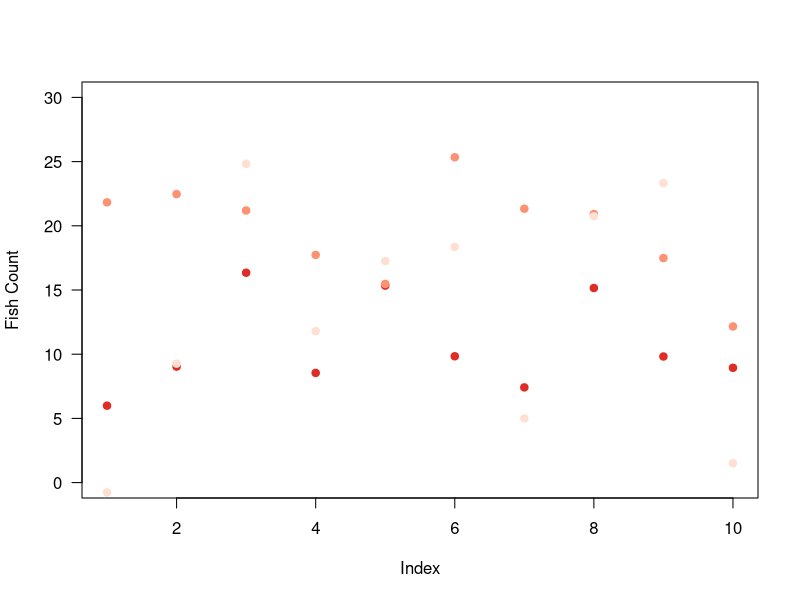
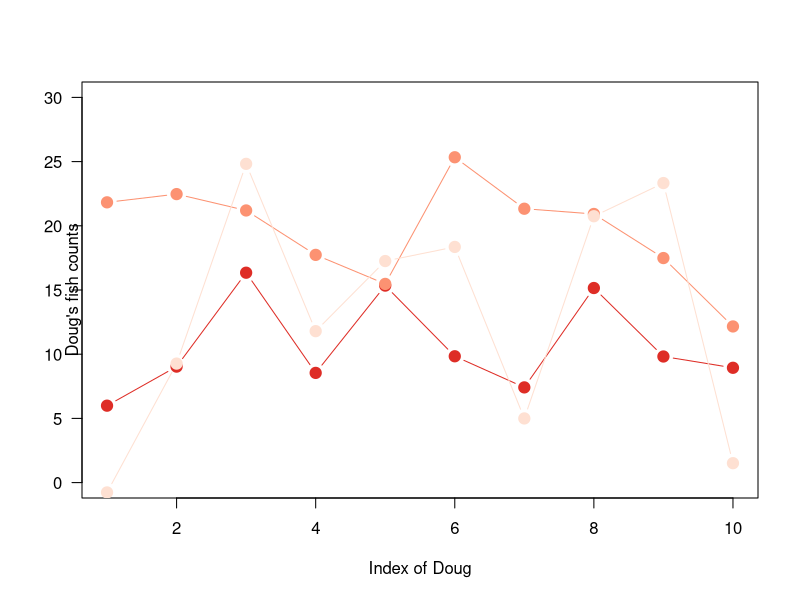

R code for these plots, in order:
############################
# CreateData.r
# Project: GitHubTestProject.Rproj

# File description: A file that creates a small data set and calculates some statistics

# Created: January 4, 2016
# R Version: 3.2.0
# GitHub: Yes
# Author: A Putt
############################

require(dplyr)
require(magrittr)

# Make some data
fishes <- data.frame(index = 1:10, redfish = rnorm(10,20,5), bluefish = rnorm(10,10,3), greenfish = rnorm(10,10,10))

# Plot the data
plot(fishes$index,fishes$bluefish,col="#de2d26",pch=19,xlab="",ylab="",ylim=c(0,30),las=1)
points(fishes$index,fishes$redfish,col="#fc9272",pch=19)
points(fishes$index,fishes$greenfish,col="#fee0d2",pch=19)
mtext(side=1,text="Index",line=3)
mtext(side=2,text="Fish Count",line=3)


x<- fishes%>%
  group_by(index)%>%
  mutate(sum=sum(redfish,bluefish,greenfish))

print("confusing")

#Doug
# Plot the data
plot(fishes$index,fishes$bluefish,col="#de2d26",type="b",pch=19,xlab="",ylab="",ylim=c(0,30),las=1,cex=1.5)
points(fishes$index,fishes$redfish,col="#fc9272",type="b",pch=19,cex=1.5)
points(fishes$index,fishes$greenfish,col="#fee0d2",type="b",pch=19,cex=1.5)
mtext(side=1,text="Index of Doug",line=3)
mtext(side=2,text="Doug's fish counts")
